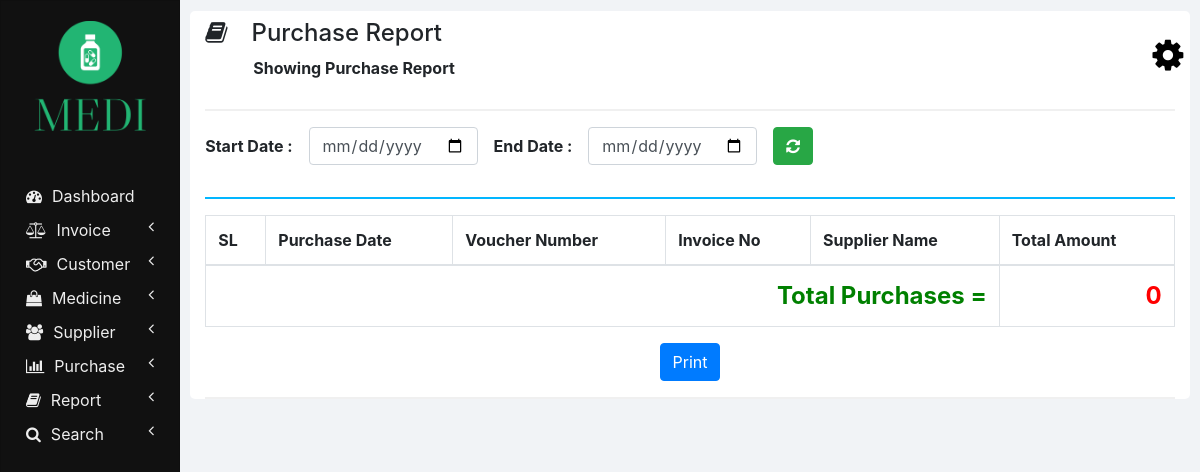
/purchase_report.php, run on an earlier commit of the app's database.
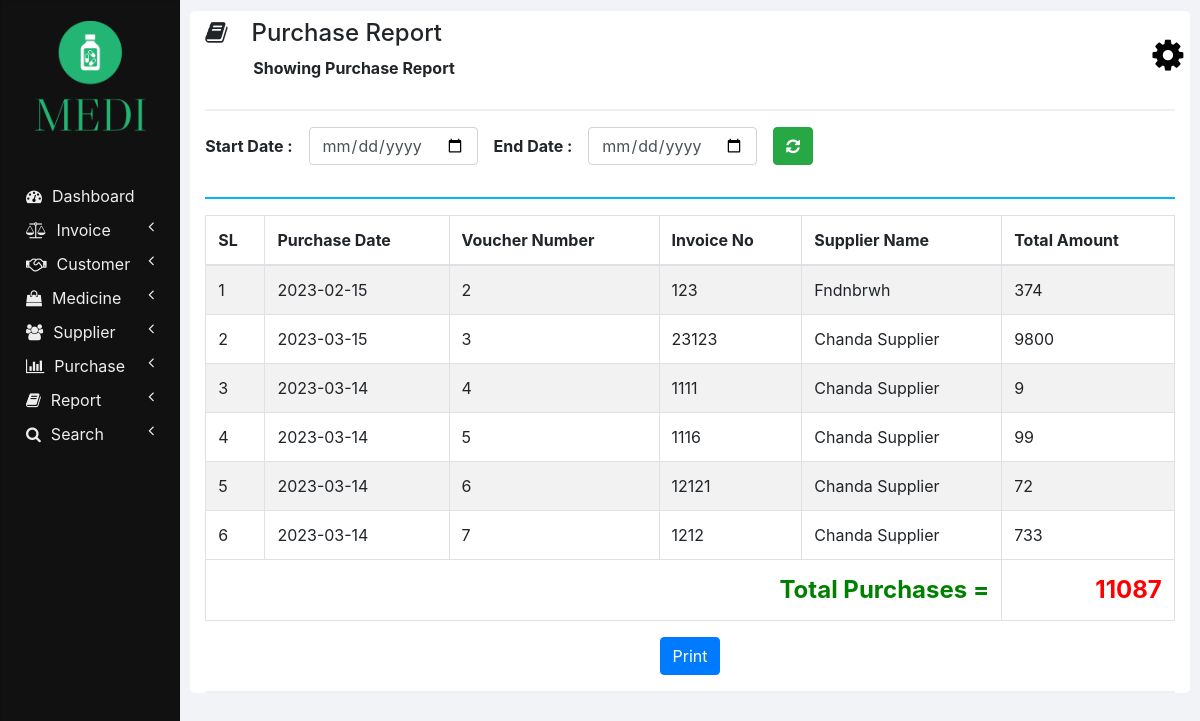
And on a later commit of the database.
### tables this page shows
CREATE TABLE `purchases` (
  `SUPPLIER_NAME` varchar(100) NOT NULL,
  `INVOICE_NUMBER` int(11) NOT NULL,
  `VOUCHER_NUMBER` int(11) NOT NULL,
  `PURCHASE_DATE` varchar(10) NOT NULL,
  `TOTAL_AMOUNT` double NOT NULL,
  `PAYMENT_STATUS` varchar(20) NOT NULL
);

### php/report.php (the view, shortened to what this page needs)
<?php
function showPurchases($start_date, $end_date) {
  ?>
  <thead>
    <tr>
      <th>SL</th>
      <th>Purchase Date</th>
      <th>Voucher Number</th>
      <th>Invoice No</th>
      <th>Supplier Name</th>
      <th>Total Amount</th>
    </tr>
  </thead>
  <tbody>
  <?php
  require "db_connection.php";
  if($con) {
    $seq_no = 0;
    $total = 0;
    if($start_date == "" || $end_date == "")
      $query = "SELECT * FROM purchases";
    else
      $query = "SELECT * FROM purchases WHERE PURCHASE_DATE BETWEEN '$start_date' AND '$end_date'";
    $result = mysqli_query($con, $query);
    while($row = mysqli_fetch_array($result)) {
      $seq_no++;
      showPurchaseRow($seq_no, $row);
      $total = $total + $row['TOTAL_AMOUNT'];
    }
    ?>
    </tbody>
    <tfoot class="font-weight-bold">
      <tr style="text-align: right; font-size: 24px;">
        <td colspan="5" style="color: green;">&nbsp;Total Purchases =</td>
        <td style="color: red;"><?php echo $total; ?></td>
      </tr>
    </tfoot>
    <?php
  }
}
function showPurchaseRow($seq_no, $row) {
  ?>
  <tr>
    <td><?php echo $seq_no; ?></td>
    <td><?php echo $row['PURCHASE_DATE']; ?></td>
    <td><?php echo $row['VOUCHER_NUMBER']; ?></td>
    <td><?php echo $row['INVOICE_NUMBER']; ?></td>
    <td><?php echo $row['SUPPLIER_NAME'] ?></td>
    <td><?php echo $row['TOTAL_AMOUNT']; ?></td>
  </tr>
  <?php
}
  ?>

What changed in the data, as far as the page shows it:
added purchases: seq_no "1", PURCHASE_DATE "2023-02-15", VOUCHER_NUMBER "2", INVOICE_NUMBER "123", SUPPLIER_NAME "Fndnbrwh", TOTAL_AMOUNT "374"
added purchases: seq_no "2", PURCHASE_DATE "2023-03-15", VOUCHER_NUMBER "3", INVOICE_NUMBER "23123", SUPPLIER_NAME "Chanda Supplier", TOTAL_AMOUNT "9800"
added purchases: seq_no "3", PURCHASE_DATE "2023-03-14", VOUCHER_NUMBER "4", INVOICE_NUMBER "1111", SUPPLIER_NAME "Chanda Supplier", TOTAL_AMOUNT "9"
added purchases: seq_no "4", PURCHASE_DATE "2023-03-14", VOUCHER_NUMBER "5", INVOICE_NUMBER "1116", SUPPLIER_NAME "Chanda Supplier", TOTAL_AMOUNT "99"
added purchases: seq_no "5", PURCHASE_DATE "2023-03-14", VOUCHER_NUMBER "6", INVOICE_NUMBER "12121", SUPPLIER_NAME "Chanda Supplier", TOTAL_AMOUNT "72"
added purchases: seq_no "6", PURCHASE_DATE "2023-03-14", VOUCHER_NUMBER "7", INVOICE_NUMBER "1212", SUPPLIER_NAME "Chanda Supplier", TOTAL_AMOUNT "733"
Also different on the page:
$total: "0" → "11087"
